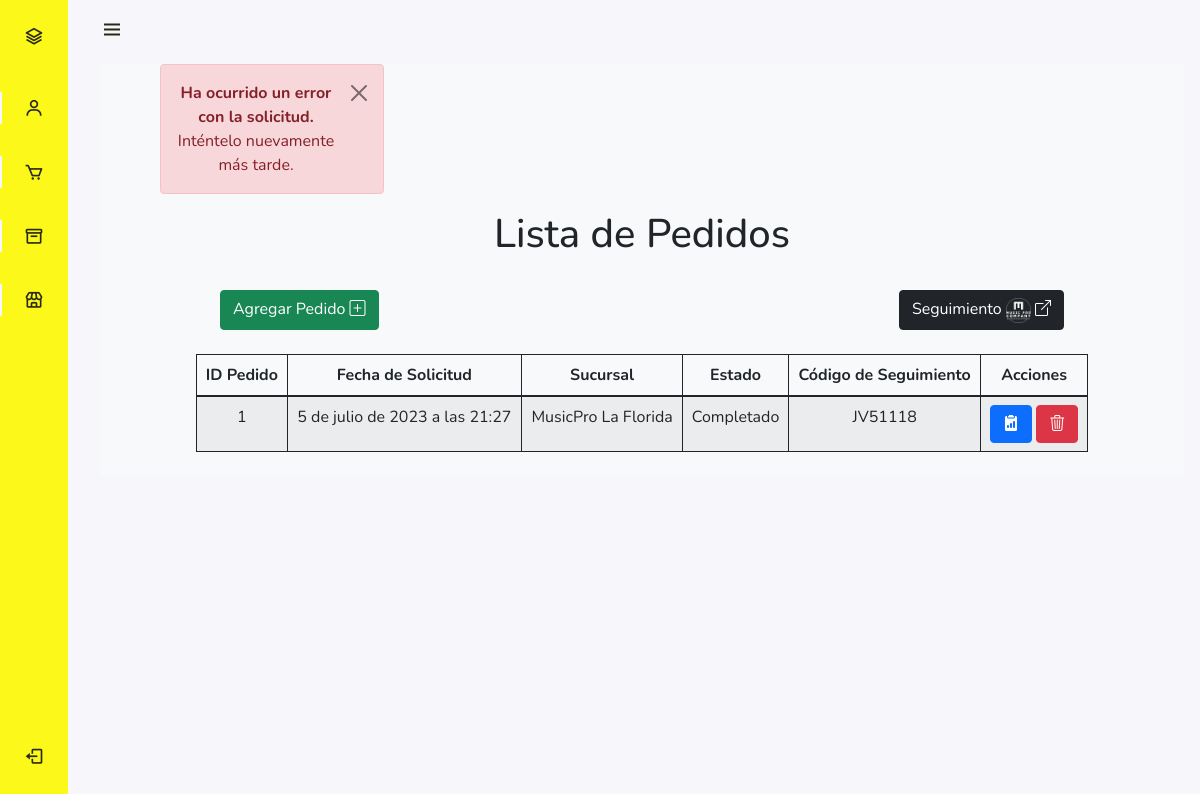
Page /bodega/pedidos/?POSTFAIL (signed in) on the committed database.
### bodega/models.py (models this page shows, shortened)
class Pedido(models.Model):
    pend = "Pendiente"
    envi = "En reparto"
    compl = "Completado"
    id_pedido = models.PositiveIntegerField(primary_key=True, unique=True)
    fecha_pedido = models.DateTimeField(verbose_name='Fecha del Pedido', auto_now_add=True)
    sucursal = models.ForeignKey(Sucursal, on_delete= models.CASCADE, null=False)
    productos = models.ManyToManyField(Producto, through='DetallePedido')
    estado = models.CharField(max_length=10, verbose_name='Estado', default=pend, null=False)
    codigo_seguimiento = models.CharField(max_length=16, verbose_name="Código de Seguimiento", default=pend)
    total = models.DecimalField(max_digits=14, decimal_places=2, default=0, verbose_name='Total del Pedido')
    class Meta:
        verbose_name='pedido'
        verbose_name_plural='pedidos'
        ordering=['id_pedido']

class Sucursal(models.Model):
    id_sucursal = models.PositiveIntegerField(primary_key=True, verbose_name='ID Sucursal', unique=True)
    nombre = models.CharField(verbose_name='Nombre', null=False, max_length=150)
    direccion = models.CharField(verbose_name='Dirección', null=False, max_length=120)
    correo = models.EmailField(verbose_name='Correo', default="quetransitamen@gmail.com")
    token = models.CharField(verbose_name="Token", max_length=12, unique=True, default='secret')
    class Meta:
        verbose_name='sucursal'
        verbose_name_plural='sucursales'
        ordering=['id_sucursal']
    def __str__(self):
        return self.nombre

### bodega/views.py (the view)
# urls.py: path('bodega/pedidos/', pedidos_list, name="pedidos_list"),
@login_required
def pedidos_list(request):
    context = {'pedidos' : Pedido.objects.all()}
    return render(request, 'core/pedido/pedidos.html', context)

### bodega/templates/core/pedido/pedidos.html (shortened to what this page needs)
{% extends 'core/base.html' %}
{% load static %}
{% block content %}
<div class="container">
    <div class="row text-center my-4 mx-5">
        {% if 'POSTFAIL' in request.GET %}
        <div class="alert alert-danger alert-dismissible fade show" role="alert">
            <strong>Ha ocurrido un error con la solicitud.</strong> Inténtelo nuevamente más tarde.
            <button type="button" class="btn-close" data-bs-dismiss="alert" aria-label="Close"></button>
        </div>
        {% endif %}
        <h1>Lista de Pedidos</h1>
        <div class="col-lg-12 pedido">
            <div class="">
                <div class="d-flex justify-content-between my-4 mx-5">
                    <a href="{% url 'pedidos_new' %}" class="btn btn-success">
                        Agregar Pedido <i class="bi bi-plus-square"></i>
                    </a>
                    <a href="https://musicpro.bemtorres.win/transporte" target="_blank" class="btn btn-dark">
                        Seguimiento <img src="{% static 'core/img/musicpro.png' %}" alt="MusicPro"
                            style="height: 25px; width: 25px;"> <i class="bi bi-box-arrow-up-right"></i>
                    </a>
                </div>
            </div>
            <div class="container-fluid table-wrapper">
                <table id="table" class="table table-hover table-bordered border-dark table-striped">
                    <thead>
                        <tr>
                            <th scope="col" class="fw-bold">ID Pedido</th>
                            <th scope="col" class="fw-bold">Fecha de Solicitud</th>
                            <th scope="col" class="fw-bold">Sucursal</th>
                            <th scope="col" class="fw-bold">Estado</th>
                            <th scope="col" class="fw-bold">Código de Seguimiento</th>
                            <th scope="col" class="fw-bold">Acciones</th>
                        </tr>
                    </thead>
                    <tbody>
                        {% for p in pedidos %}
                        <tr>
                            <td>{{p.id_pedido}}</td>
                            <td>{{p.fecha_pedido}}</td>
                            <td>{{p.sucursal}}</td>
                            <td>
                                {{p.estado}}
                            </td>
                            <td>
                                {% if p.codigo_seguimiento is None %}
                                <p>--</p>
                                {% else %}
                                {{p.codigo_seguimiento}}
                                {% endif %}
                            </td>
                            <td>
                                <a class="btn btn-primary" href="/bodega/pedidos/{{p.id_pedido}}"
                                    data-bs-toggle="tooltip" data-bs-title="Detalles del pedido">
                                    <i class="bi bi-clipboard2-data-fill"></i>
                                </a>
                                <a class="btn btn-danger" href="/bodega/pedidos/{{p.id_pedido}}/delete"
                                    data-bs-toggle="tooltip" data-bs-title="Eliminar pedido">
                                    <i class="bi bi-trash3"></i>
                                </a>
                            </td>
                        </tr>
                        {% empty %}
                        <tr>
                            <td class="text-center fw-bold" colspan="8">No hay pedidos registrados.</td>
                        </tr>
                        {% endfor %}
                    </tbody>
                </table>
            </div>
        </div>
    </div>
</div>
{% endblock %}

### bodega/static/core/css/styles.css (style rules this page uses)
:root { --header-height: 3rem; --nav-width: 68px; --first-color: #fcf819; --first-color-light: #AFA5D9; --white-color: #F7F6FB; --body-font: 'Nunito', sans-serif; --normal-font-size: 1rem; --z-fixed: 100 }
body { background-color: #F7F6FB; position: relative; margin: var(--header-height) 0 0 0; padding: 0 1rem; font-family: var(--body-font); font-size: var(--normal-font-size); transition: .5s }
a { text-decoration: none }
.show { left: 0 }
.container-fluid { max-height: clamp(40vh); overflow: auto; }
@media screen and (min-width: 768px) { body { margin: calc(var(--header-height) + 1rem) 0 0 0; padding-left: calc(var(--nav-width) + 2rem) } }
@media screen and (min-width: 768px) { .show { width: calc(var(--nav-width) + 156px) } }
.table-wrapper { max-height: 500px; overflow: auto; display:inline-block; }

### rows in the picture
Pedido: id_pedido "1", fecha_pedido "5 de julio de 2023 a las 21:27", sucursal "MusicPro La Florida", estado "Completado", codigo_seguimiento "JV51118"
